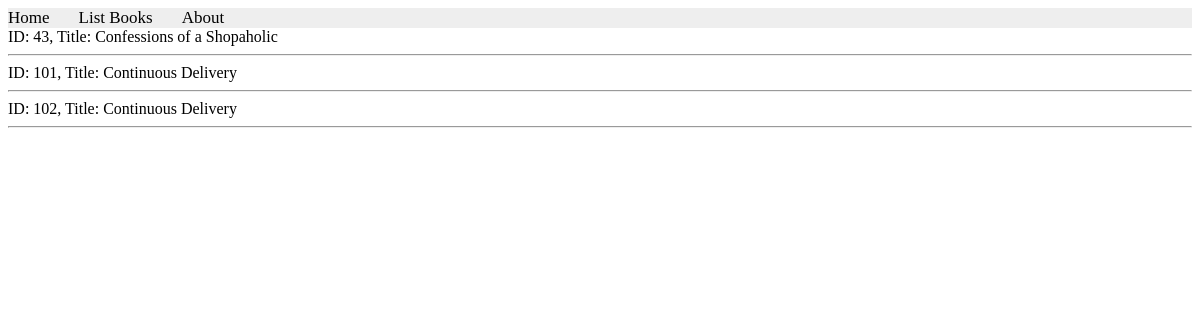
/books/lab8/task1, run on an earlier commit of the app's database.
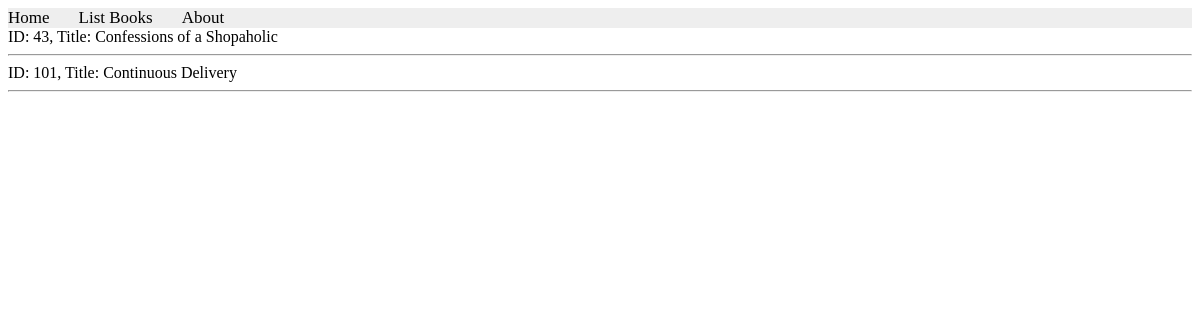
And on a later commit of the database.
### apps/bookmodule/models.py (models this page shows)
class Book(models.Model):
    title = models.CharField(max_length = 50)
    author = models.CharField(max_length = 50)
    price = models.FloatField(default = 0.0)
    edition = models.SmallIntegerField(default = 1)

### apps/bookmodule/views.py (the view)
# urls.py: path('lab8/task1', views.task1),
def task1(request):
    books= Book.objects.filter(Q(price__lte = 80))
    return render(request, 'bookmodule/bookList.html', {'books':books})

### apps/templates/bookmodule/booklist.html (shortened to what this page needs)
{% extends "Layouts/base.html" %}
{% load static %}
{% block content %}
 {% for obj in books %}
    ID: {{obj.id}}, Title: {{obj.title}}
    <hr>
{% endfor %}
{% endblock content %}

What changed in the data, as far as the page shows it:
removed Book: id "102", title "Continuous Delivery"
